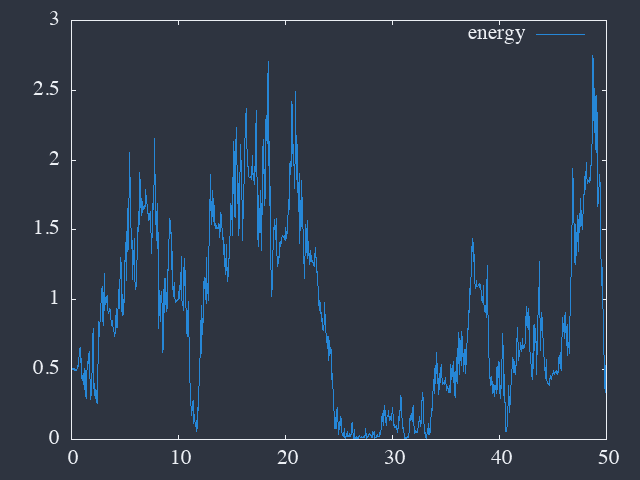

This figure's gnuplot source:
! test -e traj.dat || python3 well.py

set terminal dumb ansi256

plot[0:50] "traj.dat" index 0 using 1:4 w l title "energy"

call '../../scripts/set-png.gp' 'en.png'
